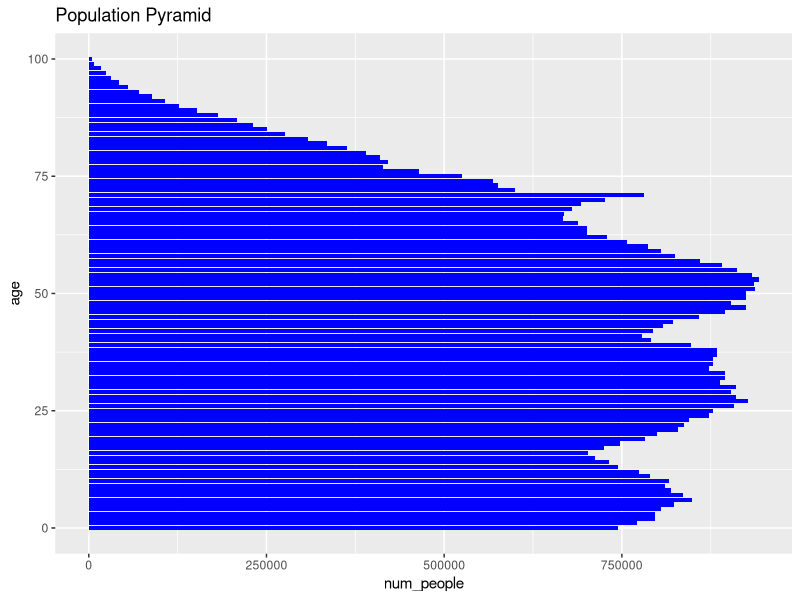
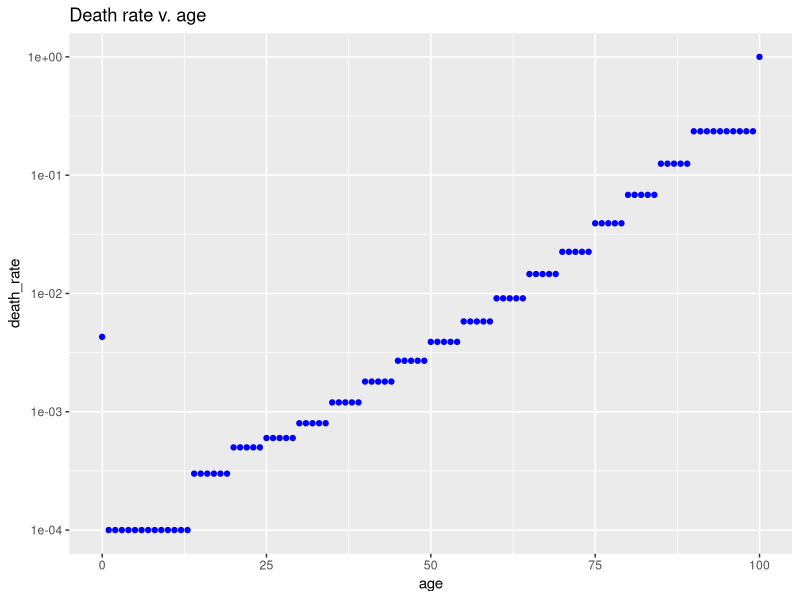
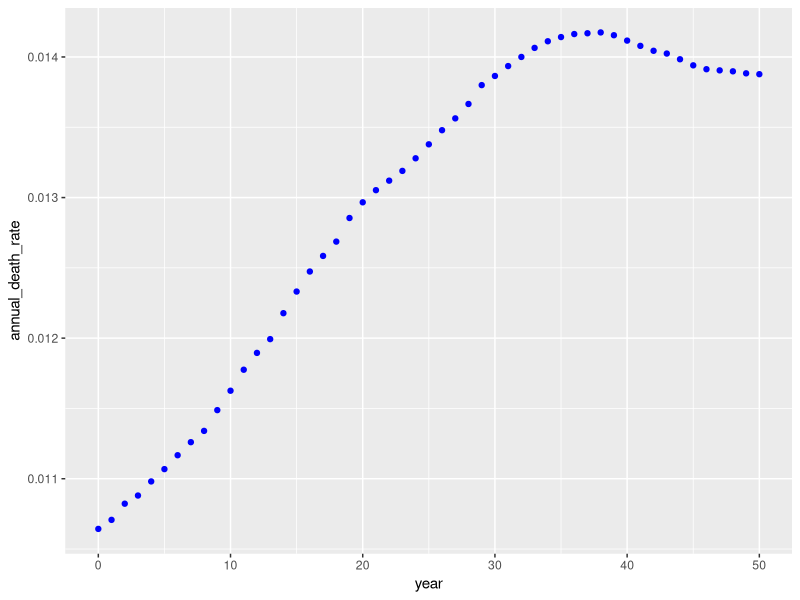
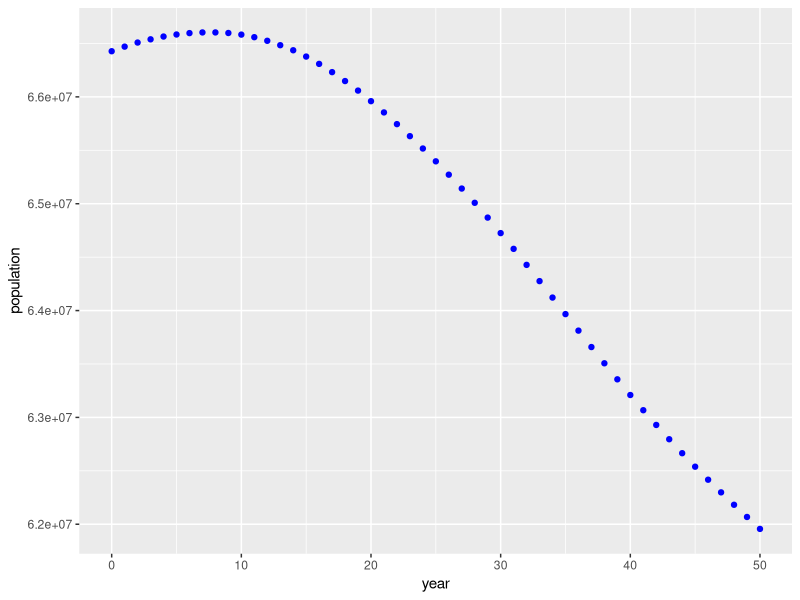
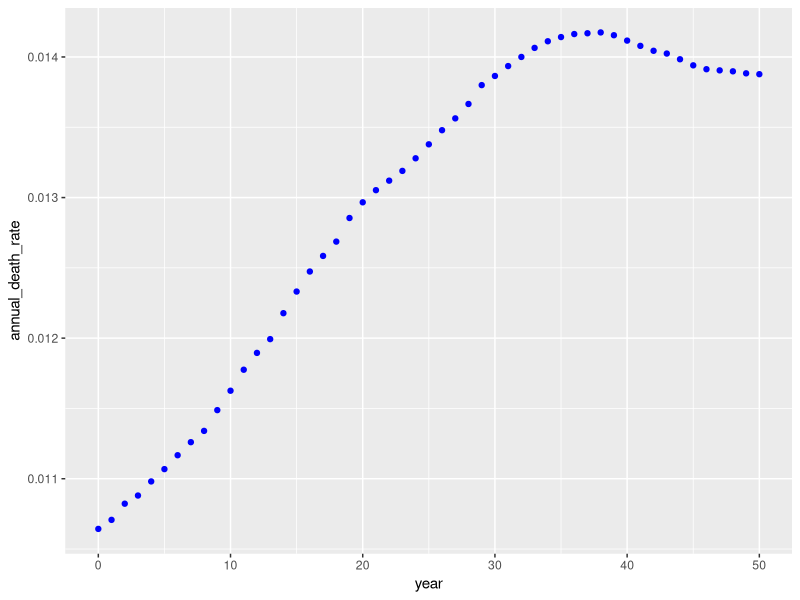
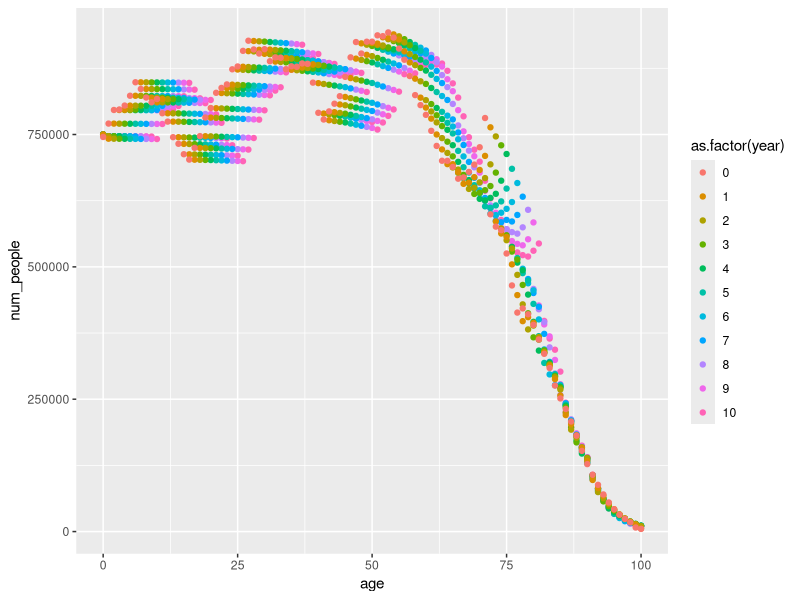
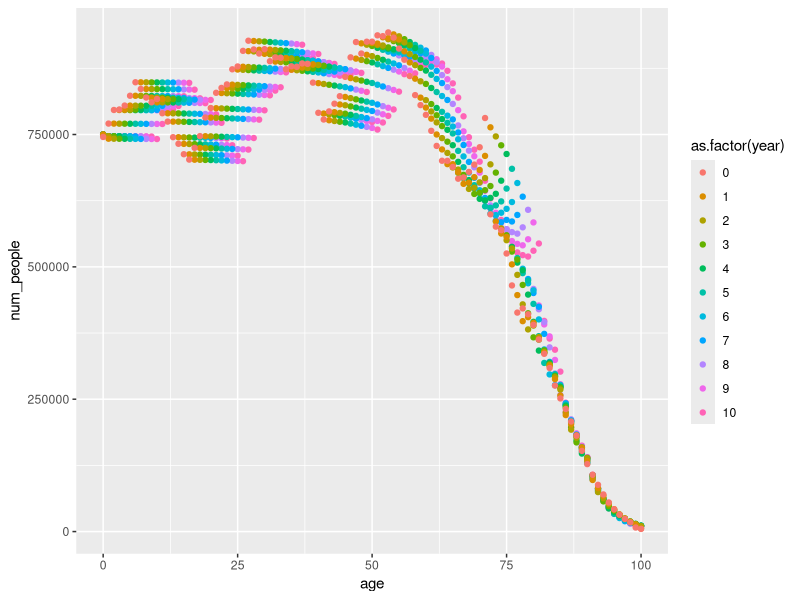
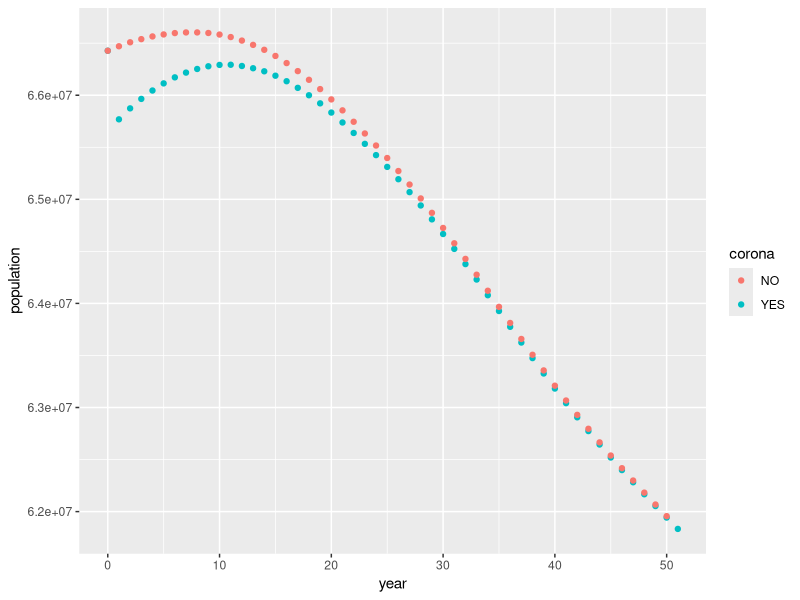

Recreate these plots in R, in order.
## ---- chunk 1
knitr::opts_chunk$set(echo = TRUE)

library(dplyr)
library(ggplot2)
library(gganimate)
## ---- chunk 2
demog <- 
    inner_join(
      read.csv("input data/death_rate_v_age.csv"), 
      read.csv("input data/num_people_v_age.csv"), 
      by = "age") %>%
  mutate(year = 0)
## ---- chunk 3
demog %>% 
  ggplot(aes(x = age, y = num_people)) + 
  geom_bar(stat = "identity", fill = "blue") +
  coord_flip() +
  ggtitle("Population Pyramid")

demog %>% 
  ggplot(aes(x = age, y = death_rate)) + 
  geom_point(colour = "blue") + 
  scale_y_log10() +
  ggtitle("Death rate v. age")

demog %>% summarise(num_death = sum(num_people*death_rate), population = sum(num_people))

demog %>% summarise(annual_death_rate = sum(num_people*death_rate) / sum(num_people))
## ---- chunk 4

demog_next_years <- function(demog, num_years, annual_birth, corona_factor){
  demog_local <- demog
  
  for(i in (1:num_years)){
    demog_local <- 
      demog_local %>% 
      filter(year == max(year)) %>%
      mutate(num_people = num_people * (1-corona_factor*death_rate),
             num_people = num_people %>% lag(1),
             num_people = replace(num_people, is.na(num_people), annual_birth),
             year = year + 1) %>%
      rbind(demog_local)
  }
  demog_local
}

demog_nocorona <- demog_next_years(demog,50,750000,1)
## ---- chunk 5

demog_nocorona_summary <- 
    demog_nocorona %>% 
    group_by(year) %>% 
    summarise(num_death = sum(num_people*death_rate), population = sum(num_people)) %>%
    mutate(annual_death_rate = num_death/population)

demog_nocorona_summary %>% 
    ggplot(aes(x = year, y =annual_death_rate)) +
    geom_point(colour = "blue")

demog_nocorona_summary %>% 
    ggplot(aes(x = year, y =population)) +
    geom_point(colour = "blue")

demog_nocorona_summary %>% 
    ggplot(aes(x = year, y =annual_death_rate)) + 
    geom_point(colour = "blue")

demog_nocorona %>% 
  filter(year <= 10) %>%
  ggplot(aes(x = age, y = num_people, colour = as.factor(year))) + 
  geom_point()

demog_nocorona %>% 
    filter(year <= 10) %>%
    ggplot(aes(x = age, y = num_people, colour = as.factor(year))) + 
    geom_point() 
## ---- chunk 6
############# with corona

#### Generate next years

num_years <- 50
annual_birth <- 750000

demog_corona <- demog

demog_corona <- 
    demog_corona %>% 
    filter(year == max(year)) %>%
    mutate(death_rate = 2 * death_rate, 
           num_people = num_people * (1-death_rate),
           num_people = num_people %>% lag(1),
           num_people = replace(num_people, is.na(num_people), annual_birth),
           year = year + 1) %>%
    rbind(demog_corona)

demog_corona <- 
    demog_corona %>% 
    filter(year == max(year)) %>%
    mutate(death_rate = death_rate / 2, 
           num_people = num_people * (1-death_rate),
           num_people = num_people %>% lag(1),
           num_people = replace(num_people, is.na(num_people), annual_birth),
           year = year + 1) %>%
    rbind(demog_corona)

for(i in (1:(num_years-1))){
    demog_corona <- 
        demog_corona %>% 
        filter(year == max(year)) %>%
        mutate(num_people = num_people * (1-death_rate),
               num_people = num_people %>% lag(1),
               num_people = replace(num_people, is.na(num_people), annual_birth),
               year = year + 1) %>%
        rbind(demog_corona)
}

#### time-series summaries

demog_corona_summary <- 
    demog_corona %>% 
    group_by(year) %>% 
    summarise(num_death = sum(num_people*death_rate), population = sum(num_people)) %>%
    mutate(annual_death_rate = num_death/population)

#### Comparing corona and no-corona

demog_summary <- 
    rbind(demog_corona_summary %>% mutate(corona = "YES"),
          demog_nocorona_summary %>% mutate(corona = "NO"))

demog_summary %>% ggplot(aes(x = year, y = population, colour = corona)) + geom_point()
demog_summary %>% ggplot(aes(x = year, y = num_death, colour = corona)) + geom_point() + geom_line() 
demog_summary %>% ggplot(aes(x = year, y = annual_death_rate, colour = corona)) + geom_point() 

demog_summary %>% 
    group_by(corona) %>%
    mutate(tot_death = cumsum(num_death)) %>%
    ggplot(aes(x = year, y = tot_death, colour = corona)) +
    geom_point()

demog_summary %>% 
    filter(year <= 20) %>%
    group_by(corona) %>%
    mutate(tot_death = cumsum(num_death)) %>%
    ggplot(aes(x = year, y = tot_death, colour = corona)) +
    geom_point() +
    geom_line()
